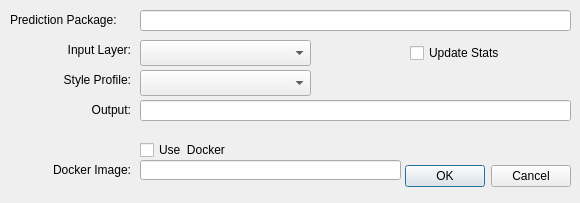
<?xml version="1.0" encoding="UTF-8"?>
<ui version="4.0">
 <class>PredictDialogBase</class>
 <widget class="QDialog" name="PredictDialogBase">
  <property name="geometry">
   <rect>
    <x>0</x>
    <y>0</y>
    <width>580</width>
    <height>203</height>
   </rect>
  </property>
  <property name="windowTitle">
   <string>Raster Vision: Load Predict</string>
  </property>
  <property name="layoutDirection">
   <enum>Qt::LeftToRight</enum>
  </property>
  <widget class="QDialogButtonBox" name="button_box">
   <property name="geometry">
    <rect>
     <x>400</x>
     <y>160</y>
     <width>171</width>
     <height>32</height>
    </rect>
   </property>
   <property name="orientation">
    <enum>Qt::Horizontal</enum>
   </property>
   <property name="standardButtons">
    <set>QDialogButtonBox::Cancel|QDialogButtonBox::Ok</set>
   </property>
  </widget>
  <widget class="QLabel" name="label">
   <property name="geometry">
    <rect>
     <x>10</x>
     <y>10</y>
     <width>121</width>
     <height>20</height>
    </rect>
   </property>
   <property name="text">
    <string>Prediction Package:</string>
   </property>
  </widget>
  <widget class="QLineEdit" name="predict_package_edit">
   <property name="geometry">
    <rect>
     <x>140</x>
     <y>10</y>
     <width>431</width>
     <height>21</height>
    </rect>
   </property>
  </widget>
  <widget class="QComboBox" name="style_profile_combobox">
   <property name="geometry">
    <rect>
     <x>140</x>
     <y>70</y>
     <width>171</width>
     <height>26</height>
    </rect>
   </property>
  </widget>
  <widget class="QLabel" name="label_3">
   <property name="geometry">
    <rect>
     <x>10</x>
     <y>70</y>
     <width>121</width>
     <height>20</height>
    </rect>
   </property>
   <property name="text">
    <string>Style Profile:</string>
   </property>
   <property name="alignment">
    <set>Qt::AlignRight|Qt::AlignTrailing|Qt::AlignVCenter</set>
   </property>
  </widget>
  <widget class="QComboBox" name="input_layer_combobox">
   <property name="geometry">
    <rect>
     <x>140</x>
     <y>40</y>
     <width>171</width>
     <height>26</height>
    </rect>
   </property>
  </widget>
  <widget class="QLabel" name="label_4">
   <property name="geometry">
    <rect>
     <x>10</x>
     <y>40</y>
     <width>121</width>
     <height>20</height>
    </rect>
   </property>
   <property name="text">
    <string>Input Layer:</string>
   </property>
   <property name="alignment">
    <set>Qt::AlignRight|Qt::AlignTrailing|Qt::AlignVCenter</set>
   </property>
  </widget>
  <widget class="QLabel" name="label_5">
   <property name="geometry">
    <rect>
     <x>10</x>
     <y>160</y>
     <width>121</width>
     <height>20</height>
    </rect>
   </property>
   <property name="text">
    <string>Docker Image:</string>
   </property>
   <property name="alignment">
    <set>Qt::AlignRight|Qt::AlignTrailing|Qt::AlignVCenter</set>
   </property>
  </widget>
  <widget class="QCheckBox" name="use_docker_checkbox">
   <property name="geometry">
    <rect>
     <x>140</x>
     <y>140</y>
     <width>101</width>
     <height>20</height>
    </rect>
   </property>
   <property name="text">
    <string>Use  Docker</string>
   </property>
  </widget>
  <widget class="QLineEdit" name="docker_image_edit">
   <property name="geometry">
    <rect>
     <x>140</x>
     <y>160</y>
     <width>261</width>
     <height>20</height>
    </rect>
   </property>
  </widget>
  <widget class="QLabel" name="label_2">
   <property name="geometry">
    <rect>
     <x>10</x>
     <y>100</y>
     <width>121</width>
     <height>20</height>
    </rect>
   </property>
   <property name="text">
    <string>Output:</string>
   </property>
   <property name="alignment">
    <set>Qt::AlignRight|Qt::AlignTrailing|Qt::AlignVCenter</set>
   </property>
  </widget>
  <widget class="QLineEdit" name="label_uri_edit">
   <property name="geometry">
    <rect>
     <x>140</x>
     <y>100</y>
     <width>431</width>
     <height>21</height>
    </rect>
   </property>
  </widget>
  <widget class="QCheckBox" name="update_stats_checkbox">
   <property name="geometry">
    <rect>
     <x>410</x>
     <y>40</y>
     <width>101</width>
     <height>26</height>
    </rect>
   </property>
   <property name="text">
    <string>Update Stats</string>
   </property>
  </widget>
 </widget>
 <resources/>
 <connections>
  <connection>
   <sender>button_box</sender>
   <signal>accepted()</signal>
   <receiver>PredictDialogBase</receiver>
   <slot>accept()</slot>
   <hints>
    <hint type="sourcelabel">
     <x>20</x>
     <y>20</y>
    </hint>
    <hint type="destinationlabel">
     <x>20</x>
     <y>20</y>
    </hint>
   </hints>
  </connection>
  <connection>
   <sender>button_box</sender>
   <signal>rejected()</signal>
   <receiver>PredictDialogBase</receiver>
   <slot>reject()</slot>
   <hints>
    <hint type="sourcelabel">
     <x>20</x>
     <y>20</y>
    </hint>
    <hint type="destinationlabel">
     <x>20</x>
     <y>20</y>
    </hint>
   </hints>
  </connection>
 </connections>
</ui>
